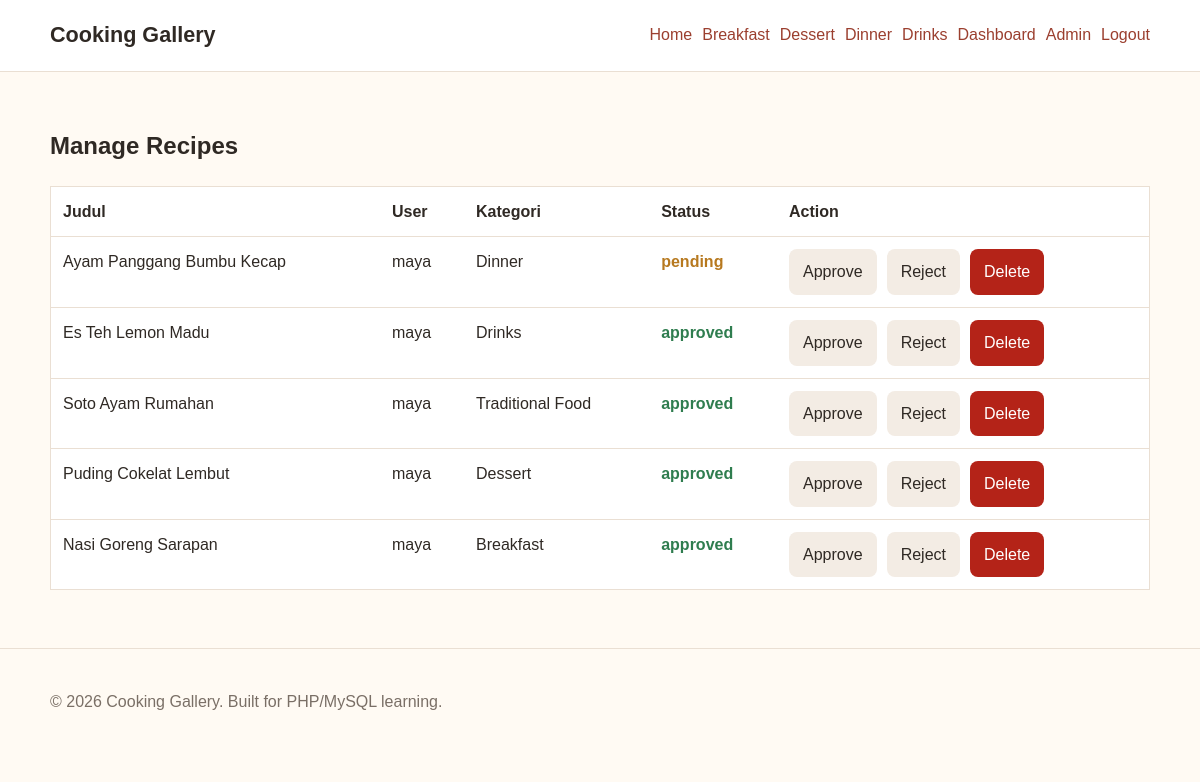
The page /admin/recipes.php (signed in) on the database as committed earlier.
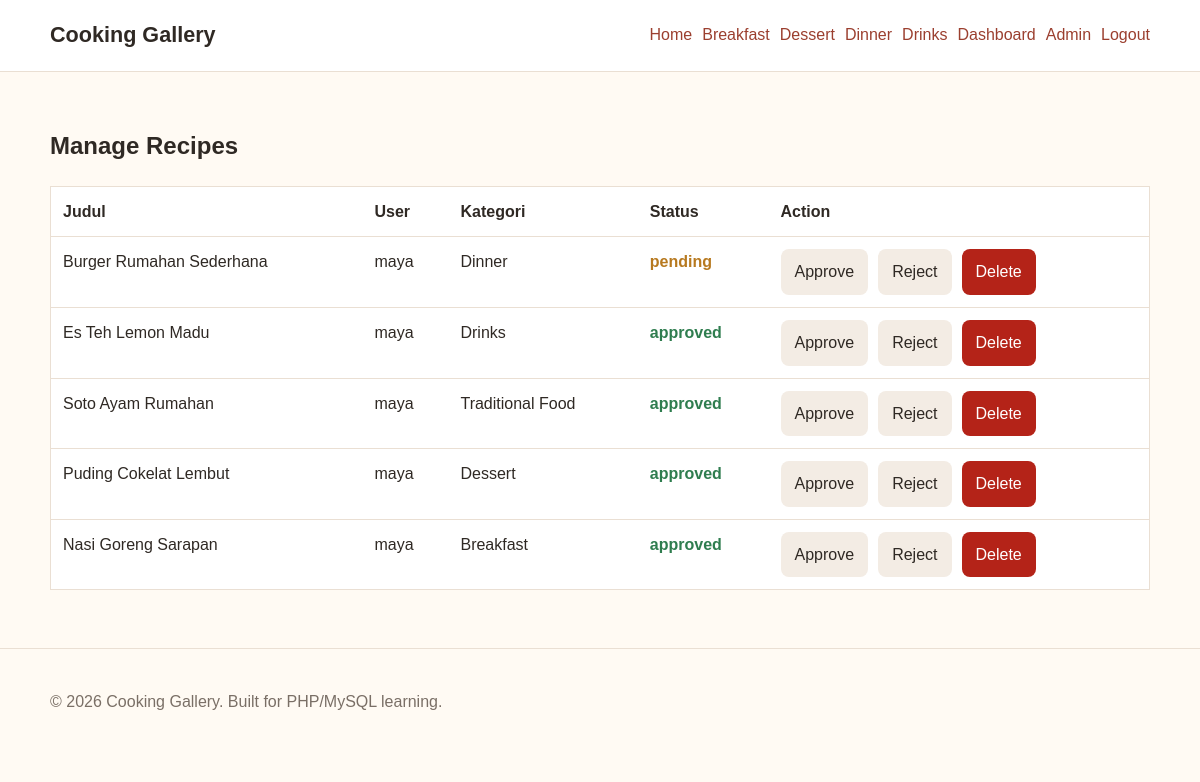
The same page on the database as committed later.
### tables this page shows
CREATE TABLE IF NOT EXISTS recipes (
    id INT AUTO_INCREMENT PRIMARY KEY,
    user_id INT NOT NULL,
    category_id INT NOT NULL,
    title VARCHAR(150) NOT NULL,
    slug VARCHAR(180) NOT NULL UNIQUE,
    description TEXT,
    ingredients TEXT NOT NULL,
    cooking_type VARCHAR(100),
    difficulty ENUM('easy', 'medium', 'hard') NOT NULL DEFAULT 'easy',
    cooking_time_minutes INT NOT NULL,
    image VARCHAR(255),
    status ENUM('pending', 'approved', 'rejected') NOT NULL DEFAULT 'pending',
    created_at DATETIME NOT NULL DEFAULT CURRENT_TIMESTAMP,
    updated_at DATETIME NULL,
    INDEX index_recipes_status_created_at (status, created_at),
    INDEX index_recipes_category_status (category_id, status),
    CONSTRAINT fk_recipes_user FOREIGN KEY (user_id) REFERENCES users(id) ON DELETE CASCADE,
    CONSTRAINT fk_recipes_category FOREIGN KEY (category_id) REFERENCES categories(id) ON DELETE RESTRICT
);

CREATE TABLE IF NOT EXISTS users (
    id INT AUTO_INCREMENT PRIMARY KEY,
    username VARCHAR(50) NOT NULL UNIQUE,
    email VARCHAR(100) NOT NULL UNIQUE,
    password_hash VARCHAR(255) NOT NULL,
    display_name VARCHAR(100),
    avatar VARCHAR(255),
    role ENUM('user', 'admin') NOT NULL DEFAULT 'user',
    status ENUM('pending', 'approved', 'rejected') NOT NULL DEFAULT 'pending',
    created_at DATETIME NOT NULL DEFAULT CURRENT_TIMESTAMP
);

CREATE TABLE IF NOT EXISTS categories (
    id INT AUTO_INCREMENT PRIMARY KEY,
    name VARCHAR(100) NOT NULL,
    slug VARCHAR(120) NOT NULL UNIQUE
);

### classes/Recipe.php (called while the page is built, shortened)
<?php
class Recipe
{
    private PDO $databaseConnection;
    public function __construct(PDO $databaseConnection)
    {
        $this->databaseConnection = $databaseConnection;
    }
    public function getAllForAdmin(): array
    {
        return $this->databaseConnection->query("
            SELECT recipes.*, users.username, categories.name AS category_name
            FROM recipes
            JOIN users ON users.id = recipes.user_id
            JOIN categories ON categories.id = recipes.category_id
            ORDER BY recipes.created_at DESC
        ")->fetchAll();
    }
}

### includes/bootstrap.php (called while the page is built, shortened)
<?php
require_once __DIR__ . '/../classes/Category.php';
require_once __DIR__ . '/../classes/Recipe.php';
function escapeHtml($value): string
{
    return htmlspecialchars((string) $value, ENT_QUOTES, 'UTF-8');
}

### admin/recipes.php (the view, shortened to what this page needs)
<?php
require_once __DIR__ . '/../includes/bootstrap.php';
$recipeObject = new Recipe($databaseConnection);
$recipes = $recipeObject->getAllForAdmin();
include __DIR__ . '/../includes/header.php';
?>
<h2>Manage Recipes</h2>
<table class="admin-table">
    <thead>
        <tr>
            <th>Judul</th>
            <th>User</th>
            <th>Kategori</th>
            <th>Status</th>
            <th>Action</th>
        </tr>
    </thead>
    <tbody>
        <?php foreach ($recipes as $recipe): ?>
            <tr>
                <td><?= escapeHtml($recipe['title']) ?></td>
                <td><?= escapeHtml($recipe['username']) ?></td>
                <td><?= escapeHtml($recipe['category_name']) ?></td>
                <td><span class="status-<?= escapeHtml($recipe['status']) ?>"><?= escapeHtml($recipe['status']) ?></span></td>
                <td>
                    <form method="post" class="inline-actions">
                        <button name="action" value="approve">Approve</button>
                        <button name="action" value="reject">Reject</button>
                        <button class="button-danger" name="action" value="delete">Delete</button>
                    </form>
                </td>
            </tr>
        <?php endforeach; ?>
    </tbody>
</table>
<?php include __DIR__ . '/../includes/footer.php'; ?>

Rows that differ between the two databases and show on the page:
changed recipes "pending": title "Ayam Panggang Bumbu Kecap" → "Burger Rumahan Sederhana"
